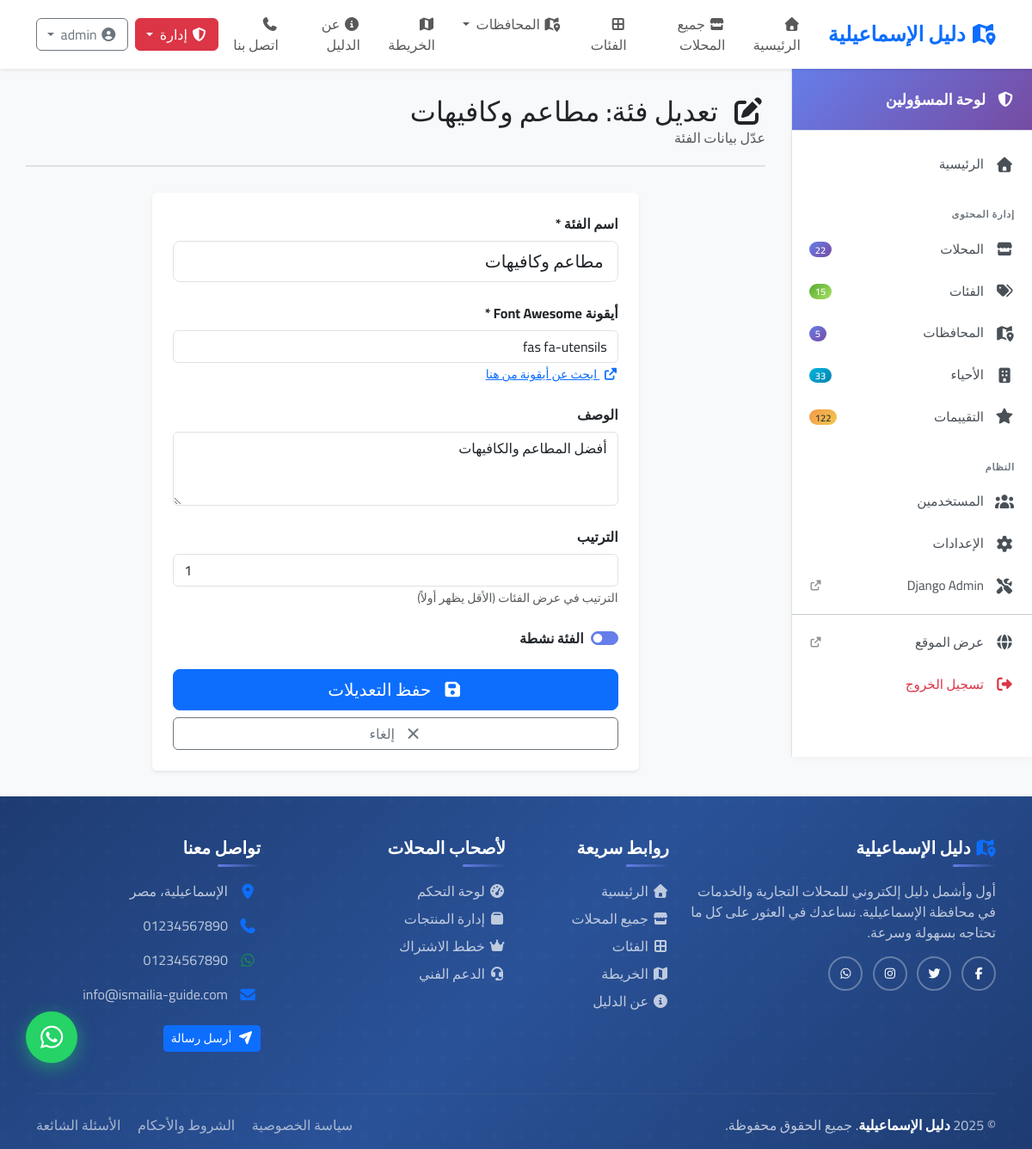
The app's page /accounts/admin/categories/31/edit/ (signed in) with its own data.
### directory/models.py (models this page shows, shortened)
class Category(models.Model):
    name = models.CharField(
        max_length=100,
        unique=True,
        verbose_name='اسم الفئة',
        help_text='مثال: مطاعم ومقاهي، صيدليات، محلات ملابس',
        db_index=True
    )
    slug = models.SlugField(
        max_length=100,
        unique=True,
        blank=True,
        allow_unicode=True,
        verbose_name='الرابط'
    )
    icon = models.CharField(
        max_length=50,
        blank=True,
        default='fas fa-store',
        verbose_name='أيقونة Font Awesome',
        help_text='مثال: fas fa-utensils'
    )
    description = models.TextField(
        blank=True,
        verbose_name='الوصف',
        help_text='وصف تفصيلي للفئة (اختياري)'
    )
    image = models.ImageField(
        upload_to='categories/%Y/%m/',
        blank=True,
        null=True,
        verbose_name='صورة الفئة',
        help_text='صورة تمثيلية للفئة (اختياري)'
    )
    order = models.IntegerField(
        default=0,
        verbose_name='الترتيب',
        help_text='رقم أصغر = يظهر أولاً'
    )
    is_active = models.BooleanField(
        default=True,
        verbose_name='نشط',
        help_text='إلغاء التفعيل يخفي الفئة من الموقع'
    )
    created_at = models.DateTimeField(
        auto_now_add=True,
        verbose_name='تاريخ الإنشاء'
    )
    updated_at = models.DateTimeField(
        auto_now=True,
        verbose_name='تاريخ التحديث'
    )
    class Meta:
        verbose_name = 'فئة'
        verbose_name_plural = 'الفئات'
        ordering = ['order', 'name']
        indexes = [
            models.Index(fields=['slug']),
            models.Index(fields=['is_active', 'order']),
        ]

### accounts/views/admin_views.py (the view, shortened to what this page needs)
# urls.py: path('admin/categories/<int:pk>/edit/', views.edit_category, name='edit_category'),
@login_required
@user_passes_test(is_staff_or_superuser)
def edit_category(request, pk):
    category = get_object_or_404(Category, pk=pk)
    context = {'category': category}
    return render(request, 'accounts/edit_category.html', context)

### accounts/views/admin_views.py (called while the page is built)
def is_staff_or_superuser(user):
    return user.is_staff or user.is_superuser

### directory/context_processors.py (called while the page is built)
def seo_defaults(request):
    return {
        'seo': {
            'site_name': getattr(settings, 'SITE_NAME', 'دليل الإسماعيلية'),
            'title': 'دليل الإسماعيلية - دليل شامل للمحلات والخدمات',
            'description': 'دليل شامل للمحلات التجارية والخدمات في الإسماعيلية والمحافظات المجاورة',
            'keywords': 'الإسماعيلية، دليل، محلات، خدمات، مطاعم، صيدليات',
        'navbar_categories': Category.objects.filter(
            is_active=True
        ).order_by('order', 'name')[:8],
        'navbar_governorates': Governorate.objects.filter(
            is_active=True
        ).order_by('order', 'name'),
        'total_categories': Category.objects.filter(is_active=True).count(),
        'total_governorates': Governorate.objects.filter(is_active=True).count(),
        'total_districts': District.objects.filter(is_active=True).count(),
    }
        }

def navbar_context(request):
    navbar_governorates = Governorate.objects.filter(
        is_active=True
    ).annotate(
        business_count=Count(
            'district__business',
            filter=Q(
                district__business__is_active=True,
                district__business__is_verified=True
            ),
            distinct=True
        )
    ).order_by('order', 'name')[:6]
    pending_businesses_count = 0
    pending_reviews_count = 0  # ← صفر مؤقتاً
    if request.user.is_authenticated and (request.user.is_staff or request.user.is_superuser):
        pending_businesses_count = Business.objects.filter(is_verified=False).count()
    return {
        'navbar_governorates': navbar_governorates,
        'pending_businesses_count': pending_businesses_count,
        'pending_reviews_count': pending_reviews_count,
    }

### directory/converters.py (called while the page is built)
    def to_url(self, value):
        return str(value)

### templates/accounts/edit_category.html (shortened to what this page needs)
{% extends 'base.html' %}
{% load static %}
{% block content %}
<div class="dashboard-wrapper">
    {% include 'includes/admin_sidebar.html' %}
    <main class="dashboard-main">
        <div class="dashboard-topbar">
            <div>
                <h2 class="mb-0">
                    <i class="fas fa-edit me-2"></i>
                    تعديل فئة: {{ category.name }}
                </h2>
                <p class="text-muted mb-0">عدّل بيانات الفئة</p>
            </div>
        </div>
        <div class="row justify-content-center">
            <div class="col-lg-8">
                <div class="card border-0 shadow-sm">
                    <div class="card-body p-4">
                        <form method="POST">
                            <div class="mb-4">
                                <label class="form-label fw-bold">اسم الفئة *</label>
                                <input type="text"
                                       name="name"
                                       class="form-control form-control-lg"
                                       value="{{ category.name }}"
                                       required>
                            </div>
                            <div class="mb-4">
                                <label class="form-label fw-bold">أيقونة Font Awesome *</label>
                                <input type="text"
                                       name="icon"
                                       class="form-control"
                                       value="{{ category.icon }}"
                                       placeholder="fa-store">
                                <small class="text-muted">
                                    <a href="https://fontawesome.com/icons" target="_blank">
                                        <i class="fas fa-external-link-alt me-1"></i>
                                        ابحث عن أيقونة من هنا
                                    </a>
                                </small>
                            </div>
                            <div class="mb-4">
                                <label class="form-label fw-bold">الوصف</label>
                                <textarea name="description"
                                          class="form-control"
                                          rows="3">{{ category.description }}</textarea>
                            </div>
                            <div class="mb-4">
                                <label class="form-label fw-bold">الترتيب</label>
                                <input type="number"
                                       name="order"
                                       class="form-control"
                                       value="{{ category.order }}">
                                <small class="text-muted">الترتيب في عرض الفئات (الأقل يظهر أولاً)</small>
                            </div>
                            <div class="mb-4">
                                <div class="form-check form-switch">
                                    <input class="form-check-input"
                                           type="checkbox"
                                           name="is_active"
                                           id="is_active"
                                           {% if category.is_active %}checked{% endif %}>
                                    <label class="form-check-label fw-bold" for="is_active">
                                        الفئة نشطة
                                    </label>
                                </div>
                            </div>
                            <div class="d-grid gap-2">
                                <button type="submit" class="btn btn-primary btn-lg">
                                    <i class="fas fa-save me-2"></i> حفظ التعديلات
                                </button>
                                <a href="{% url 'manage_categories' %}" class="btn btn-outline-secondary">
                                    <i class="fas fa-times me-2"></i> إلغاء
                                </a>
                            </div>
                        </form>
                    </div>
                </div>
            </div>
        </div>
    </main>
</div>
{% endblock %}

### static/css/style.css (style rules this page uses)
body, h1, h2, h3, h4, h5, h6, p, a, button, input, textarea, select, label, span, div { font-family: 'Cairo', sans-serif; }
body { background-color: #f8f9fa; min-height: 100vh; display: flex; flex-direction: column; }
main { flex: 1; }
.card { border: none; box-shadow: 0 2px 10px rgba(0,0,0,0.08); transition: transform 0.3s, box-shadow 0.3s; height: 100%; }

### static/css/animations.css (style rules this page uses)
html { scroll-behavior: smooth; }

### templates/base.html (style rules this page uses)
* { font-family: 'Cairo', sans-serif; }
html { scroll-behavior: smooth; height: 100%; }
body { min-height: 100%; display: flex; flex-direction: column; background-color: #f8f9fa; margin: 0; padding: 0; }

### templates/accounts/edit_category.html (style rules this page uses)
.dashboard-wrapper { display: flex; min-height: calc(100vh - 80px); background: #f8f9fa; }
.dashboard-main { flex: 1; padding: 30px; }
.dashboard-topbar { margin-bottom: 30px; padding-bottom: 20px; border-bottom: 2px solid #dee2e6; }
.form-check-input:checked { background-color: #667eea; border-color: #667eea; }

### templates/includes/navbar.html (style rules this page uses)
.btn { transition: all 0.3s ease; }

### records on screen
Category: name "مطاعم وكافيهات", icon "fas fa-utensils", description "أفضل المطاعم والكافيهات", order "1", is_active "☑"

### other values on screen
{{ stats.total_businesses|default:0 }} "22"
{{ stats.total_categories|default:0 }} "15"
{{ stats.total_governorates|default:0 }} "5"
{{ stats.total_districts|default:0 }} "33"
{{ stats.total_reviews|default:0 }} "122"
